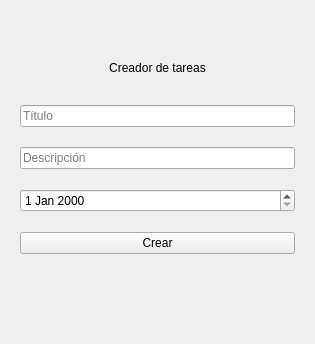
<?xml version="1.0" encoding="UTF-8"?>
<ui version="4.0">
 <class>addtask</class>
 <widget class="QMainWindow" name="addtask">
  <property name="geometry">
   <rect>
    <x>0</x>
    <y>0</y>
    <width>315</width>
    <height>344</height>
   </rect>
  </property>
  <property name="minimumSize">
   <size>
    <width>315</width>
    <height>344</height>
   </size>
  </property>
  <property name="maximumSize">
   <size>
    <width>315</width>
    <height>344</height>
   </size>
  </property>
  <property name="sizeIncrement">
   <size>
    <width>315</width>
    <height>344</height>
   </size>
  </property>
  <property name="windowTitle">
   <string>Agregar Tarea</string>
  </property>
  <widget class="QWidget" name="centralwidget">
   <layout class="QVBoxLayout" name="verticalLayout" stretch="1,2,2,2,2,2">
    <property name="spacing">
     <number>20</number>
    </property>
    <property name="leftMargin">
     <number>20</number>
    </property>
    <property name="topMargin">
     <number>50</number>
    </property>
    <property name="rightMargin">
     <number>20</number>
    </property>
    <property name="bottomMargin">
     <number>20</number>
    </property>
    <item>
     <widget class="QLabel" name="label">
      <property name="text">
       <string>Creador de tareas</string>
      </property>
      <property name="alignment">
       <set>Qt::AlignmentFlag::AlignCenter</set>
      </property>
     </widget>
    </item>
    <item>
     <widget class="QLineEdit" name="input_title">
      <property name="placeholderText">
       <string>Título</string>
      </property>
     </widget>
    </item>
    <item>
     <widget class="QLineEdit" name="input_description">
      <property name="placeholderText">
       <string>Descripción</string>
      </property>
     </widget>
    </item>
    <item>
     <widget class="QDateEdit" name="input_date"/>
    </item>
    <item>
     <widget class="QPushButton" name="createButton">
      <property name="cursor">
       <cursorShape>PointingHandCursor</cursorShape>
      </property>
      <property name="text">
       <string>Crear</string>
      </property>
     </widget>
    </item>
    <item>
     <spacer name="verticalSpacer">
      <property name="orientation">
       <enum>Qt::Orientation::Vertical</enum>
      </property>
      <property name="sizeHint" stdset="0">
       <size>
        <width>20</width>
        <height>40</height>
       </size>
      </property>
     </spacer>
    </item>
   </layout>
  </widget>
 </widget>
 <resources/>
 <connections/>
</ui>
